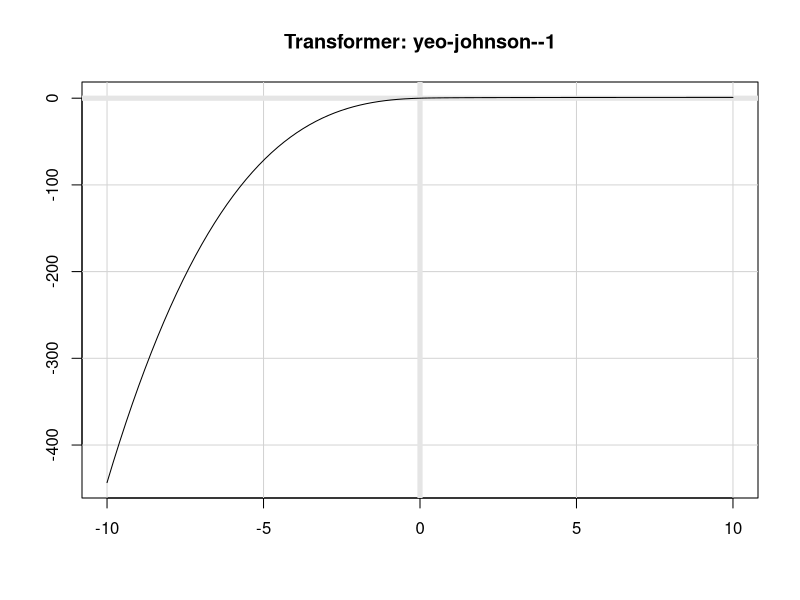
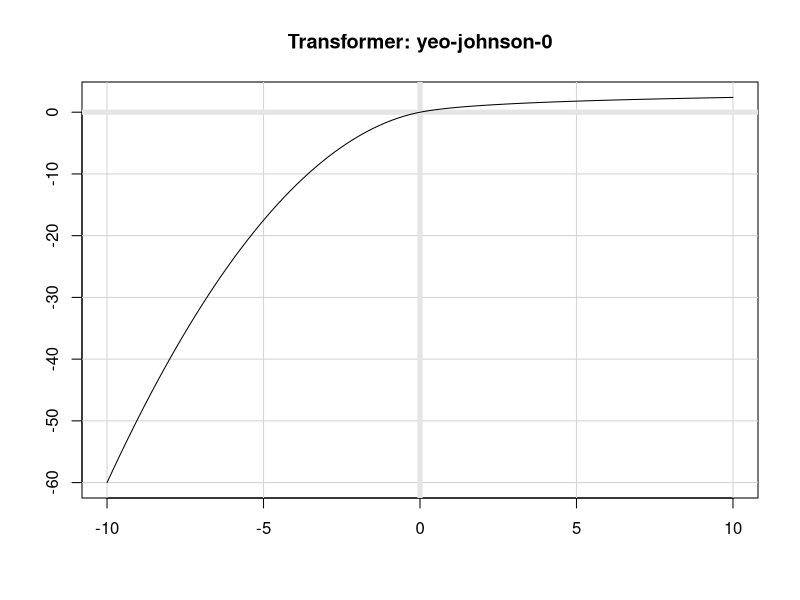
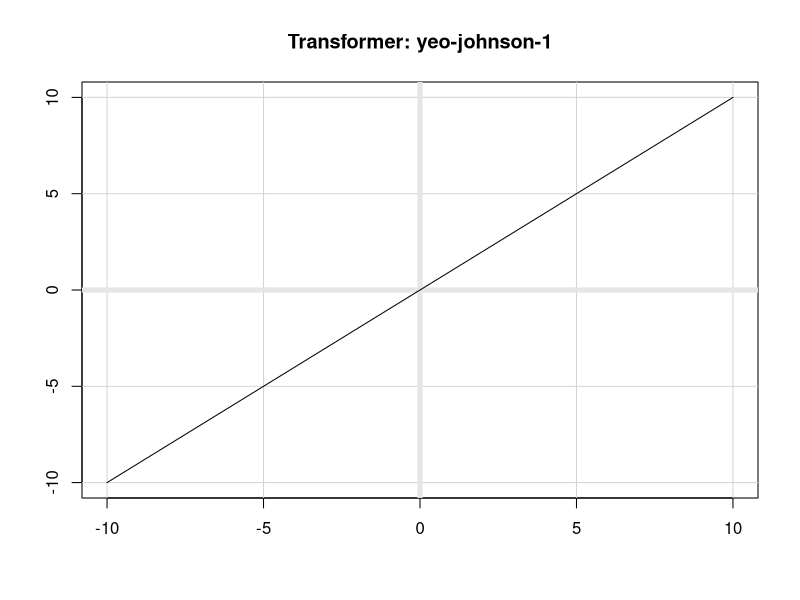
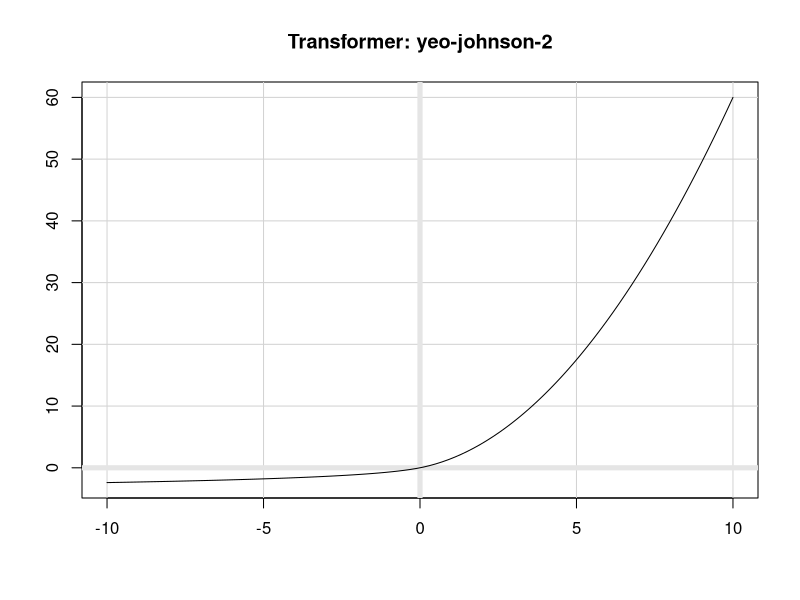

Recreate these plots in R, in order.
# r2py crawler metadata
# package: scales
# source_type: rd_example
# topic: transform_yj.Rd
# source_file: C:\Users\bened\AppData\Local\R\win-library\4.5\scales\help
# lines: 5

suppressPackageStartupMessages(library(scales))
plot(transform_yj(-1), xlim = c(-10, 10))
plot(transform_yj(0), xlim = c(-10, 10))
plot(transform_yj(1), xlim = c(-10, 10))
plot(transform_yj(2), xlim = c(-10, 10))
